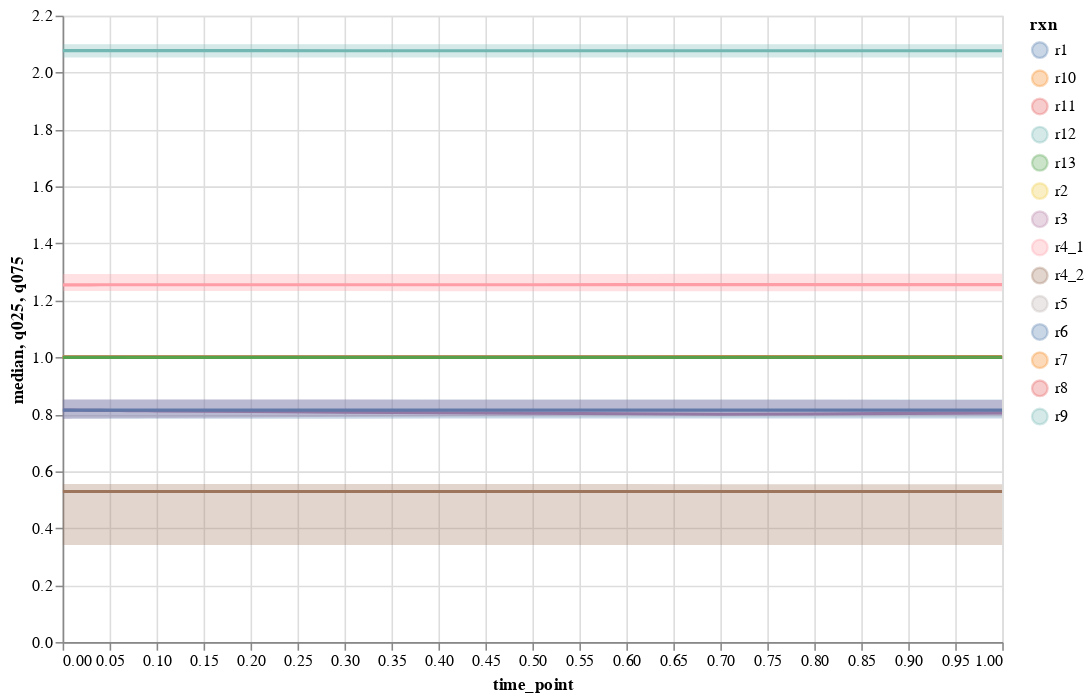

This figure's notebook cell:
### Code cell
plot_ensemble_interactive(flux_interp_quantiles, quant_type='flux', selected_data=rxn_names, x_scale='linear',
                          y_scale='linear', x_lim=None, y_lim=None)

### Figure 1 — Vega-Lite specification as saved in the notebook (floating-point values rounded to 4 significant figures; data arrays with more than 128 entries replaced by an {"elided": "..."} marker saying what was removed)
{"$schema": "https://vega.github.io/schema/vega-lite/v2.6.0.json", "config": {"view": {"height": 300, "width": 400}}, "datasets": {"data-eaa341879ccf15759818b8b46d44a73b": {"elided": "1162 records"}}, "layer": [{"data": {"name": "data-eaa341879ccf15759818b8b46d44a73b"}, "encoding": {"color": {"field": "rxn", "type": "nominal"}, "tooltip": [{"field": "rxn", "type": "nominal"}, {"field": "median", "type": "quantitative"}], "x": {"field": "time_point", "scale": {"type": "linear"}, "type": "quantitative"}, "y": {"field": "median", "scale": {"type": "linear"}, "type": "quantitative"}}, "height": 400, "mark": "line", "selection": {"selector004": {"bind": "scales", "encodings": ["x", "y"], "mark": {"fill": "#333", "fillOpacity": 0.125, "stroke": "white"}, "on": "[mousedown, window:mouseup] > window:mousemove!", "resolve": "global", "translate": "[mousedown, window:mouseup] > window:mousemove!", "type": "interval", "zoom": "wheel!"}}, "width": 600}, {"data": {"name": "data-eaa341879ccf15759818b8b46d44a73b"}, "encoding": {"color": {"field": "rxn", "type": "nominal"}, "opacity": {"value": 0.3}, "tooltip": [{"field": "rxn", "type": "nominal"}, {"field": "median", "type": "quantitative"}], "x": {"field": "time_point", "scale": {"type": "linear"}, "type": "quantitative"}, "y": {"field": "q025", "scale": {"type": "linear"}, "type": "quantitative"}, "y2": {"field": "q075", "type": "quantitative"}}, "height": 400, "mark": "area", "width": 600}]}
